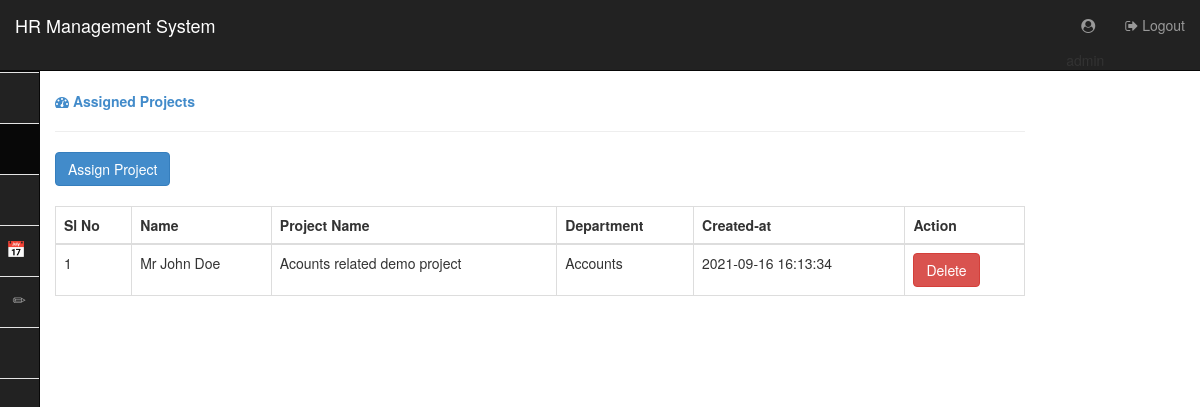
Screenshot of /admin/assigned-project-index.php (signed in) with the database file from the repository.
### tables this page shows
CREATE TABLE `assigned_projects` (
  `id` int NOT NULL,
  `department` int NOT NULL,
  `project` int NOT NULL,
  `employee` int NOT NULL,
  `created_at` timestamp NOT NULL DEFAULT CURRENT_TIMESTAMP
);

CREATE TABLE `employee` (
  `id` int NOT NULL,
  `name` varchar(150) NOT NULL,
  `father_name` varchar(150) NOT NULL,
  `mother_name` varchar(150) NOT NULL,
  `email` varchar(150) NOT NULL,
  `phone` varchar(20) NOT NULL,
  `gender` varchar(20) NOT NULL,
  `dob` varchar(20) NOT NULL,
  `doj` varchar(20) NOT NULL,
  `department` varchar(20) NOT NULL,
  `address` text NOT NULL,
  `basicPay` double NOT NULL,
  `created_at` timestamp NOT NULL DEFAULT CURRENT_TIMESTAMP
);

CREATE TABLE `projects` (
  `id` int NOT NULL,
  `project_name` varchar(150) NOT NULL,
  `department` int NOT NULL,
  `status` int NOT NULL DEFAULT '0',
  `created_at` timestamp NOT NULL DEFAULT CURRENT_TIMESTAMP
);

CREATE TABLE `department` (
  `id` int NOT NULL,
  `name` varchar(150) NOT NULL,
  `created_at` timestamp NOT NULL DEFAULT CURRENT_TIMESTAMP
);

### admin/assigned-project-index.php (the view, shortened to what this page needs)
<?php
require_once './header.php';
require_once './sidemenu.php';
require_once './src/database.php';
$sql = "SELECT * FROM assigned_projects";
$res = $db->query($sql);
$assigned_projects = [];
while ($row = $res->fetch_object()) {
    $assigned_projects[] = $row;
}
?>
<div class="col-lg-10 col-md-10 col-sm-12 col-xs-12">
    <a href="#"><strong><span class="fa fa-dashboard"></span> Assigned Projects</strong></a>
    <hr>
    <a href="./assign-project.php"><button class="btn btn-primary" type="button">Assign Project</button></a>
    <br>
    <br>
    <table class="table table-bordered">
        <thead>
            <th>Sl No</th>
            <th>Name</th>
            <th>Project Name</th>
            <th>Department</th>
            <th>Created-at</th>
            <th>Action</th>
        </thead>
        <tbody>
            <?php $i = 0;
            foreach ($assigned_projects as $project) : ?>
                <tr>
                    <td><?php echo $i + 1 ?></td>
                    <?php $sql = "SELECT * FROM employee WHERE id = '$project->employee'";
                       $res = $db->query($sql);
                       $emp_name = $res->fetch_object()->name;
                     ?>
                    <td><?php echo $emp_name ?></td>
                     <?php $sql = "SELECT * FROM projects WHERE id = '$project->project'";
                       $res = $db->query($sql);
                       $proj_name = $res->fetch_object()->project_name;
                     ?>
                    <td><?php echo $proj_name ?></td>
                     <?php $sql = "SELECT * FROM department WHERE id = '$project->department'";
                       $res = $db->query($sql);
                       $dept_name = $res->fetch_object()->name;
                     ?>
                    <td><?php echo $dept_name ?></td>
                    <td><?php echo $project->created_at ?></td>
                    <td>
                        <a onclick='return confirm("Are you sure?")' href="<?php echo $_SERVER['PHP_SELF'] ?>?delete=<?php echo $project->id ?>" class="btn btn-danger">Delete</a>
                    </td>
                </tr>
            <?php $i++;endforeach ?>
        </tbody>
    </table>
</div>
<?php require_once './footer.php'; ?>

### admin/res/css/style.css (style rules this page uses)
body { min-height: 100vh; }
body, html { height: 100%; }

### rows the page displays
assigned_projects: employee.name "Mr John Doe", projects.project_name "Acounts related demo project", department.name "Accounts", created_at "2021-09-16 16:13:34"
